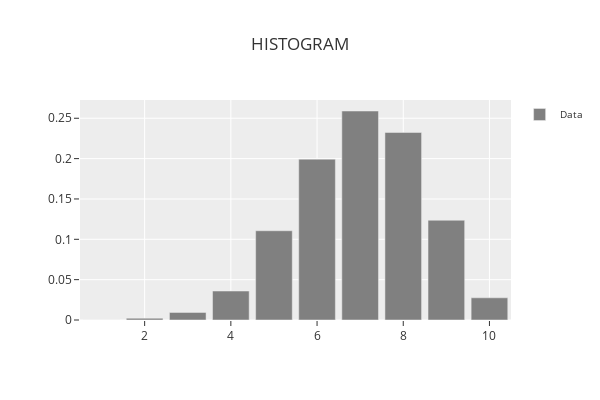

The notebook cell saved with this chart:
### Code cell
phitter_disc.plot_histogram()

### Figure 1 — Plotly figure (JSON) as saved in the notebook; plotly's stock layout.template omitted (floating-point values rounded to 4 significant figures)
{"data": [{"marker": {"color": "rgba(128,128,128,1)"}, "name": "Data", "showlegend": true, "type": "bar", "x": [1, 2, 3, 4, 5, 6, 7, 8, 9, 10], "y": [0.0001, 0.0022, 0.0094, 0.0359, 0.1106, 0.1993, 0.259, 0.2324, 0.1236, 0.0275]}], "layout": {"bargap": 0.15, "height": 400, "legend": {"font": {"size": 10}, "orientation": "v", "title": {"font": {"size": 11}}, "xanchor": "left", "y": 1, "yanchor": "auto"}, "title": {"text": "HISTOGRAM"}, "width": 600, "xaxis": {"title": {}}, "yaxis": {"title": {}}}}
